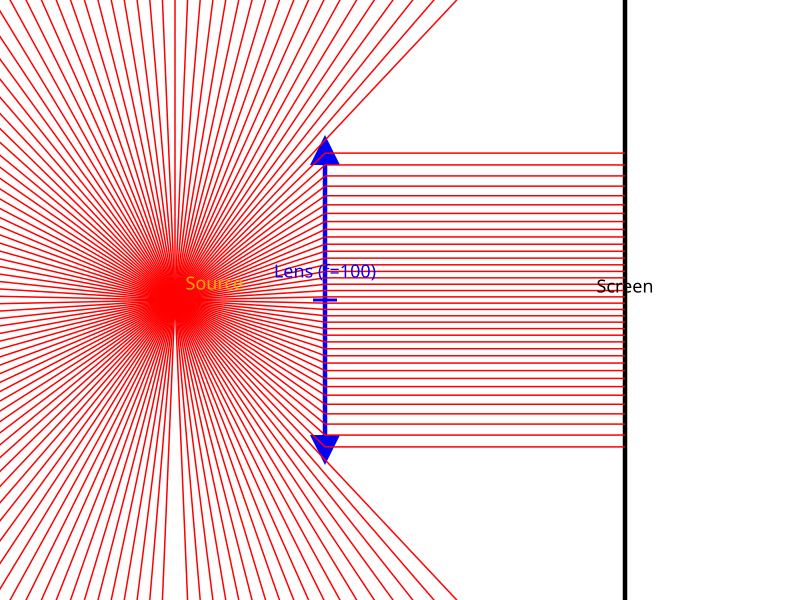

Source code (Python):
"""
Copyright 2024 The Ray Optics Simulation authors and contributors

Licensed under the Apache License, Version 2.0 (the "License");
you may not use this file except in compliance with the License.
You may obtain a copy of the License at

    http://www.apache.org/licenses/LICENSE-2.0

Unless required by applicable law or agreed to in writing, software
distributed under the License is distributed on an "AS IS" BASIS,
WITHOUT WARRANTIES OR CONDITIONS OF ANY KIND, either express or implied.
See the License for the specific language governing permissions and
limitations under the License.
"""

"""
Collimation Demo - Point Source at Focal Point

This example demonstrates the fundamental optical principle of collimation:
when a point source is placed at the focal point of a converging lens,
the output rays become parallel (collimated).

Setup:
- Point source at (0, 0) emitting rays in all directions
- Ideal lens at x=100 with focal length f=100 (so source is at focal point)
- Blocker/screen at x=300 to show the collimated beam

Expected behavior:
- Rays diverge from the point source
- After passing through the lens, rays become parallel
- Parallel rays hit the screen at nearly the same vertical position
"""

import sys
import os

# Add parent directory to path to import core modules
sys.path.insert(0, os.path.join(os.path.dirname(__file__), '..'))

from core.scene import Scene
from core.scene_objs.light_source.point_source import PointSource
from core.scene_objs.glass.ideal_lens import IdealLens
from core.scene_objs.blocker.blocker import Blocker
from core.simulator import Simulator
from core.svg_renderer import SVGRenderer


def main():
    """Run the collimation demonstration."""

    print("Collimation Demo - Point Source at Focal Point")
    print("=" * 60)

    # Create scene
    scene = Scene()
    scene.ray_density = 0.3  # radians between rays (smaller = more rays)

    # Create point source at origin
    source = PointSource(scene)
    source.x = 0
    source.y = 300
    source.brightness = 1.0

    # Create ideal lens at x=100 with focal length 100
    # This places the source exactly at the focal point
    lens = IdealLens(scene)
    lens.p1 = {'x': 100, 'y': 200}
    lens.p2 = {'x': 100, 'y': 400}
    lens.focal_length = 100

    # Create screen/blocker at x=300 to catch the collimated beam
    screen = Blocker(scene)
    screen.p1 = {'x': 300, 'y': 100}
    screen.p2 = {'x': 300, 'y': 500}

    # Add objects to scene
    scene.add_object(source)
    scene.add_object(lens)
    scene.add_object(screen)

    print(f"\nScene setup:")
    print(f"  Point source: position=({source.x}, {source.y})")
    print(f"  Lens: x={lens.p1['x']}, y=[{lens.p1['y']}, {lens.p2['y']}], f={lens.focal_length}")
    print(f"  Screen: x={screen.p1['x']}, y=[{screen.p1['y']}, {screen.p2['y']}]")
    print(f"  Ray density: {scene.ray_density} radians")

    # Run simulation
    print("\nRunning simulation...")
    simulator = Simulator(scene, max_rays=1000)
    ray_segments = simulator.run()

    print(f"  Processed {simulator.processed_ray_count} ray segments")
    print(f"  Total segments stored: {len(ray_segments)}")

    if scene.warning:
        print(f"  Warning: {scene.warning}")
    if scene.error:
        print(f"  Error: {scene.error}")

    # Create SVG visualization
    print("\nCreating SVG visualization...")

    # Set up viewport to show the entire scene
    renderer = SVGRenderer(width=800, height=600, viewbox=(-50, 100, 400, 400))

    # Draw optical elements
    renderer.draw_point({'x': source.x, 'y': source.y}, color='orange', radius=5, label='Source')
    renderer.draw_lens(
        lens.p1,
        lens.p2,
        lens.focal_length,
        color='blue',
        label=f'Lens (f={lens.focal_length})'
    )
    renderer.draw_line_segment(screen.p1, screen.p2, color='black', stroke_width=3, label='Screen')

    # Draw rays
    for ray in ray_segments:
        # Color rays by brightness for visibility
        opacity = min(ray.total_brightness, 1.0)
        renderer.draw_ray_segment(ray, color='red', opacity=opacity, stroke_width=1)

    # Save SVG
    output_file = os.path.join(os.path.dirname(__file__), 'collimation_demo.svg')
    renderer.save(output_file)

    print(f"\nSVG saved to: {output_file}")

    # Export ray data to CSV for debugging
    import csv
    csv_file = os.path.join(os.path.dirname(__file__), 'collimation_demo_rays.csv')
    with open(csv_file, 'w', newline='') as f:
        writer = csv.writer(f)
        writer.writerow(['ray_index', 'p1_x', 'p1_y', 'p2_x', 'p2_y', 'brightness_s', 'brightness_p', 'brightness_total', 'wavelength', 'gap', 'length'])
        for i, ray in enumerate(ray_segments):
            import math
            dx = ray.p2['x'] - ray.p1['x']
            dy = ray.p2['y'] - ray.p1['y']
            length = math.sqrt(dx*dx + dy*dy)
            writer.writerow([
                i,
                f"{ray.p1['x']:.4f}",
                f"{ray.p1['y']:.4f}",
                f"{ray.p2['x']:.4f}",
                f"{ray.p2['y']:.4f}",
                f"{ray.brightness_s:.6f}",
                f"{ray.brightness_p:.6f}",
                f"{ray.total_brightness:.6f}",
                ray.wavelength if ray.wavelength else '',
                ray.gap,
                f"{length:.4f}"
            ])

    print(f"Ray data exported to: {csv_file}")
    print("\nExpected result:")
    print("  - Rays diverge from the source in a semicircle")
    print("  - After passing through the lens, rays become parallel")
    print("  - All rays hit the screen at approximately y=300 (source height)")
    print("\nThis demonstrates collimation: a point source at the focal")
    print("point of a lens produces a parallel beam of light.")


if __name__ == '__main__':
    main()
